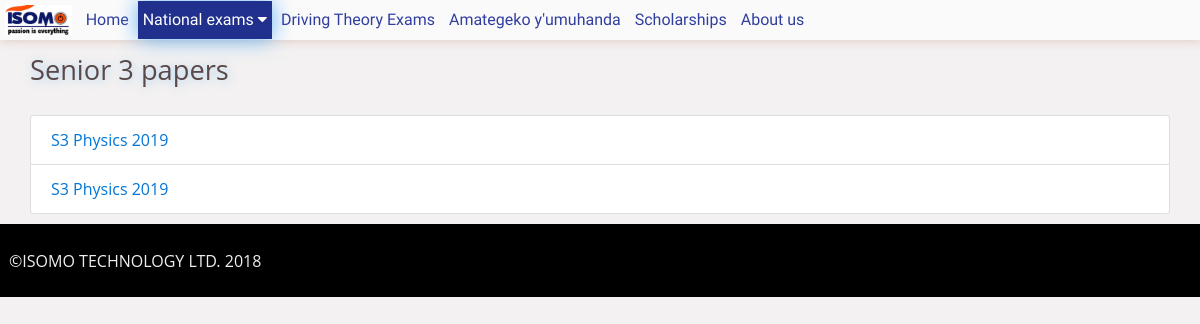
Page /papers/s3 on the committed database.
### tables this page shows
CREATE TABLE `levels` (
  `name` varchar(32) NOT NULL,
  `printname` varchar(128) DEFAULT NULL,
  `short_intro` text,
  `description` text
);

CREATE TABLE `papers` (
  `id` int(11) NOT NULL,
  `name` varchar(64) NOT NULL,
  `subject` int(11) NOT NULL,
  `level` varchar(16) DEFAULT NULL,
  `file` varchar(1024) NOT NULL,
  `year` int(11) DEFAULT NULL,
  `done_date` date DEFAULT NULL COMMENT 'The date when the exam was done',
  `answers` int(11) DEFAULT NULL COMMENT 'references id for answers',
  `date` timestamp NOT NULL DEFAULT CURRENT_TIMESTAMP ON UPDATE CURRENT_TIMESTAMP
);

CREATE TABLE `subject_levels` (
  `id` int(11) NOT NULL,
  `subject` int(11) NOT NULL,
  `level` varchar(32) NOT NULL
);

CREATE TABLE `subjects` (
  `id` int(11) NOT NULL,
  `name` varchar(128) NOT NULL,
  `type` int(11) DEFAULT NULL,
  `language` varchar(32) NOT NULL
);

### functions.php (called while the page is built, shortened)
<?php
	include_once "conn.php";
	function page_level(){
		$request_uri = trim($_SERVER['REQUEST_URI'], "/");
		$level = count(explode("/", $request_uri));
		return $level;
	}
	function level_papers($level){
		global $db;
		$level = strtoupper($level);
		$sql = "SELECT * FROM papers JOIN subjects ON papers.subject = subjects.id JOIN subject_levels ON subject_levels.subject = subjects.id WHERE subject_levels.level = \"$level\" ";
		$query = $db->query($sql) or die("error getting papers $db->error");
		$papers = array();
		while ($data = $query->fetch_assoc()) {
			$papers[] = $data;
		}
		return $papers;
	}
?>

### papers.php (the view, shortened to what this page needs)
<!DOCTYPE html>
<html>
<head>
	<?php
		include "functions.php";
		include_once 'class.paper.php';
		$Paper = new paper();
		$str = trim(str_ireplace("/papers/", '', $_SERVER['REQUEST_URI']), '/');
		$parts = explode("/", trim($str));
		$level = page_level();
		if($level == 1){
			$page_name = 'home';
			$title = "Papers";
		}else if($level == 2){
			$spage = $parts[0];
			$query = $db->query("SELECT * FROM levels WHERE name = \"$spage\" LIMIT 1 ") or die("Cabt see level $db->error");
			if($query->num_rows){
				$level = $query->fetch_assoc();
			}else{
			}
		}else if(strpos($parts[1], "driving_theory") == 0){
			$page_name = 'driving_theory';
			$paper_date = str_ireplace("driving_theory", "", $parts[1]);
			$paper_data = $Paper->getDrivingPaper('', $paper_date)[0];
			$title = $paper_data['name'];
		}
		include "modules/head.php";
	?>
</head>
<body>
	<?php
		include "modules/menu.php";
		if($level == 1){
			include "paper_home.php";
		}else{
			$spage = $parts[0];
			$query = $db->query("SELECT * FROM levels WHERE name = \"$spage\" LIMIT 1 ") or die("Cabt see level $db->error");
			if($query->num_rows){
				$level = $query->fetch_assoc();
				$printname = $level['printname'];
				?>
					<div class="container">
						<div class="row">
							<div class="col-md-9">
								<h1 class="page-title"><?php echo $printname ?> papers</h1>
							</div>
						</div>
						<div class="row">
							<div class="col-md-12">
								<ul class="list-group">
								<?php
									$papers = level_papers($spage);
									for($n=0; $n<count($papers); $n++){
										$paper = $papers[$n];
										$pname = $paper['level']." $paper[name] ".$paper['year'];
										?>
											<li class="list-group-item"><a href="get/<?php echo str_ireplace(" ", "_", strtolower($pname)) ?>"><?php echo $pname ?></a></li>
										<?php
									}
								?>
								</ul>
							</div>
						</div>
					</div>
				<?php
			}else if($spage =='get'){
				if(!empty($paper_data)){
					$papername =  $paper_data['name'];
					$paper_parts = explode("_", $papername);
					$subjname = $paper_data['name'];
					$subj_level = $paper_parts[0];
					$subj_year = $paper_data['year'];
					?>
						<div class="container">
							<div class="row">
								<div class="col-md-12">
									<h1 class="page-title"><?php echo ucwords($subjname);  ?></h1>
									<div class="embed-responsive embed-responsive-16by9">
										<iframe scrolling ='no' class="embed-responsive-item" frameborder="0" width="400" height="100%" src="<?php echo get_file($paper_data['file']); ?>"></iframe>
									</div>
								</div>
							</div>
						</div>
					<?php
				}else{
					$papername =  $parts[1];
					$paper_parts = explode("_", $papername);
					$subjname = $paper_parts[1];
					$subj_level = $paper_parts[0];
					$subj_year = $paper_parts[2];
					$query = $db->query("SELECT * FROM papers JOIN subjects ON subjects.id = papers.subject JOIN subject_levels ON subject_levels.subject = subjects.id WHERE subjects.name = \"$subjname\" AND subject_levels.level = \"$subj_level\" AND papers.year = \"$subj_year\" LIMIT 1 ") or die("can't get a paper $db->error");
					$paper_data = $query->fetch_assoc();
					?>
						<div class="container">
							<div class="row">
								<div class="col-md-12">
									<h1 class="page-title"><?php echo ucwords($subjname)." of ".$subj_year;  ?></h1>
									<div class="embed-responsive embed-responsive-16by9">
										<iframe scrolling ='no' class="embed-responsive-item" frameborder="0" width="400" height="100%" src="<?php echo get_file($paper_data['file']); ?>"></iframe>
									</div>
								</div>
							</div>
						</div>
					<?php
				}
			}
		}
	?>
	<?php include "modules/footer.php"; ?>
</body>
</html>

### css/style.css (style rules this page uses)
body { font-family: 'Open Sans', sans-serif; font-size: 1em; background: #f3f1f1; }
*, *:before, *:after { box-sizing: border-box; }
html, div, span, applet, object, iframe, h1, h2, h3, h4, h5, h6, p, blockquote, pre, a, abbr, acronym, address, big, cite, code, del, dfn, em, img, ins, kbd, q, s, samp, small, strike, strong, sub, sup, tt, var, b, u, i, center, dl, dt, dd, ol, ul, li, fieldset, form, label, legend, table, caption, tbody, tfoot, thead, tr, th, td, article, aside, canvas, details, embed, figure, figcaption, footer, header, hgroup, menu, nav, output, ruby, section, summary, time, mark, audio, video { margin: 0; padding: 0; border: 0; font-size: 100%; font: inherit; vertical-align: baseline; }
ol, ul { list-style: none; }
.container { margin: 10px auto; display: table; max-width: 1140px; width: 100%; }
.container:after, .container:before { content: "" clear : both; }
.page-title { font-size: 1.7em; color: #5a4949; text-shadow: 1px 1px 10px #2196f359; }
@media (min-width: 1200px) { .col, .col-1, .col-10, .col-11, .col-12, .col-2, .col-3, .col-4, .col-5, .col-6, .col-7, .col-8, .col-9, .col-lg, .col-lg-1, .col-lg-10, .col-lg-11, .col-lg-12, .col-lg-2, .col-lg-3, .col-lg-4, .col-lg-5, .col-lg-6, .col-lg-7, .col-lg-8, .col-lg-9, .col-md, .col-md-1, .col-md-10, .col-md-11, .col-md-12, .col-md-2, .col-md-3, .col-md-4, .col-md-5, .col-md-6, .col-md-7, .col-md-8, .col-md-9, .col-sm, .col-sm-1, .col-sm-10, .col-sm-11, .col-sm-12, .col-sm-2, .col-sm-3, .col-sm-4, .col-sm-5, .col-sm-6, .col-sm-7, .col-sm-8, .col-sm-9, .col-xl, .col-xl-1, .col-xl-10, .col-xl-11, .col-xl-12, .col-xl-2, .col-xl-3, .col-xl-4, .col-xl-5, .col-xl-6, .col-xl-7, .col-xl-8, .col-xl-9 { padding-right: 0; padding-left: 0; } }

### rows in the picture
levels: printname "Senior 3"
papers: year.name "S3 Physics 2019"
papers: year.name "S3 Physics 2019"
